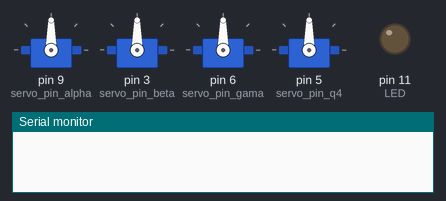
This sketch was run on a simulated Arduino Uno, built with avr-gcc and run on an emulated ATmega328P. On the bench: 4 × servo, output pins drawn as LEDs (lit = HIGH), the last lines printed to the serial monitor.

Above: at 0.1 s.
At 15.6 s:
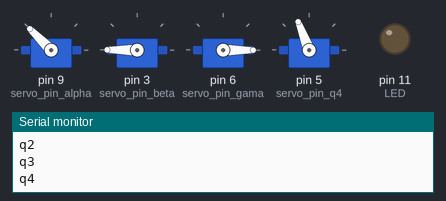
At 35.6 s:
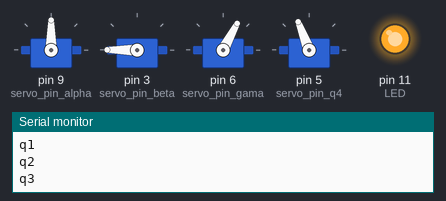
At 60.6 s:
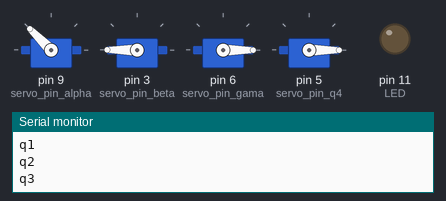
At 90.6 s:
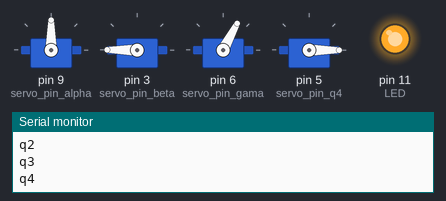
At 125.6 s:
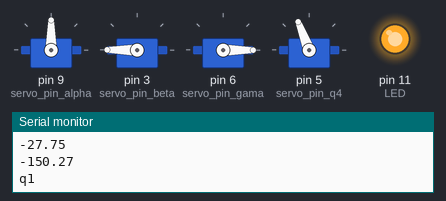
Timing chart, 0 to 127.1 s (numbered marks = the images above):
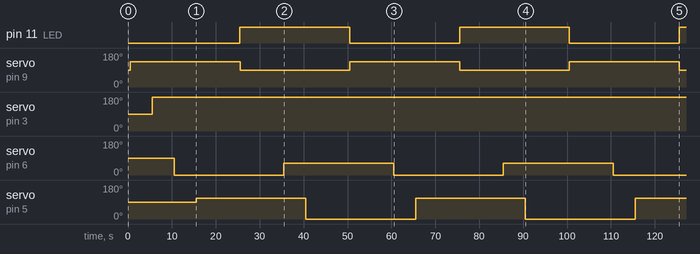

Measured:
- by itself, pin 11 (LED): alternates HIGH for 25.0 s and LOW for 25.0 s
- by itself, servo on pin 9 (servo_pin_alpha): alternates 135° for 25.0 s and 90° for 25.0 s
- by itself, servo on pin 3 (servo_pin_beta): 90° → 180° at 5.5 s
- by itself, servo on pin 6 (servo_pin_gama): alternates 62° for 25.0 s and 0° for 25.0 s
- by itself, servo on pin 5 (servo_pin_q4): alternates 111° for 25.0 s and 0° for 25.0 s

The sketch:

movement_test_script.ino
```cpp
#include <Servo.h>

#define   M_PI   3.14159265358979323846 /* pi */


// ============= Program variables =============
Servo servo_alpha, servo_beta, servo_gama, servo_q4; // create servo object to control a servo
const int potpin_alpha = A0;  // analog pin used to connect the potentiometer
const int potpin_beta  = A1;  // analog pin used to connect the potentiometer
const int potpin_gama  = A2;  // analog pin used to connect the potentiometer

const int servo_pin_alpha = 9;
const int servo_pin_beta  = 3;
const int servo_pin_gama  = 6;
const int servo_pin_q4  = 5;

const int LED = 11;
const int Button_Calibration = 12; // ASK for Switch --> easier to implemant
const int Button_Action = 13;


float d = 0.03;
float l1 = 0.1;
float l2 = 0.1;
float l3 = 0.15;


int alpha_0, beta_0, gama_0, q4_0; // Home angle positions

bool Read_button(int pin)           //return High if a button is pressed for two secods
{
  if(digitalRead(pin) == HIGH)      //check if the button is pressed
    {
      delay(2500);                  //wait 2,5 seconds
      if(digitalRead(pin) == HIGH)  //check if it is still the case
      {
        return(HIGH);
      }
    }
    return(LOW);
}

void Calibration()
{
  int new_alpha_0, new_beta_0, new_gama_0;
  //Read Values
  new_alpha_0 = analogRead(potpin_alpha);             // reads the value of the potentiometer (value between 0 and 1023)
  new_alpha_0 = map(new_alpha_0, 0, 1023, 0, 180);    // scale it to use it with the servo (value between 0 and 180)

  new_beta_0  = analogRead(potpin_beta);              // reads the value of the potentiometer (value between 0 and 1023)
  new_beta_0  = map(new_beta_0, 0, 1023, 0, 180);     // scale it to use it with the servo (value between 0 and 180)

  new_gama_0  = analogRead(potpin_gama);              // reads the value of the potentiometer (value between 0 and 1023)
  new_gama_0  = map(new_gama_0, 0, 1023, 0, 180);     // scale it to use it with the servo (value between 0 and 180)

  //Write Values
  servo_alpha.write(new_alpha_0);                  // sets the servo position according to the scaled value
  alpha_0 = servo_alpha.read();

  servo_beta.write(new_beta_0);                  // sets the servo position according to the scaled value
  beta_0 = servo_beta.read();

  servo_gama.write(new_gama_0);                  // sets the servo position according to the scaled value
  gama_0 = servo_gama.read();

  delay(15);

}


// ===================================== action & poses =====================================

void pose_home()// home position
{
  servo_alpha.write(alpha_0);
  servo_beta.write(beta_0);
  servo_gama.write(gama_0);
}

void pose_1()
{
  servo_alpha.write(alpha_0 - 45);
  servo_beta.write(beta_0);
  servo_gama.write(gama_0);
}


void pose_2()
{
  servo_alpha.write(alpha_0 - 45);
  servo_beta.write(beta_0 - 30);
  servo_gama.write(gama_0 - 20);
}

// Other side

void pose_11() // opposite
{
  servo_alpha.write(alpha_0 + 45);
  servo_beta.write(beta_0);
  servo_gama.write(gama_0);
}
// =============================================

float compute_phi(float x)
{
  if(x>0)
    return(0);
  return(-M_PI);
}

float compute_r3(float r,float  l3,float phi)
{//check
    return(r-l3*cos(phi));
}
float compute_z3(float z,float  l3,float phi)
{//check
    return(z-l3*sin(phi));
}

float compute_q3(float r,float z,float l1,float l2)
{
  float numerator1, numerator2, denominator;

  numerator1 =(float)(r*r + z*z);
  numerator2 = l1*l1 + l2*l2;
  denominator = 2 * l1 * l2;
  return(-acos((numerator1 - numerator2) / (denominator)));
}


float compute_q2(float r,float z,float l1,float l2, float q3)
{
  float a,b_numerator,b_denominator,b;

  Serial.println("COMPUTE Q2");
  a = atan2(z,r);
  b_numerator = l2*sin(q3);//change it to q3
  b_denominator = l1 + l2*cos(q3);
  b = atan2(b_numerator, b_denominator);

  Serial.println(a);

  Serial.println(b);

  Serial.println(a+b+M_PI/2);
  return(a + b +M_PI/2); // to have origin on s axis we have to change it from 90 degrees, i don't know why // maybesomething wrong here too
}


void action_equation(float q1, float q2, float q3, float q4)// write
{

  Serial.println("angles");
  Serial.println(q1);
  Serial.println(q2);
  Serial.println(q3);
  Serial.println(q4);
  Serial.println("q1");
  servo_alpha.write(q1 +alpha_0);
  delay(5000);
  Serial.println("q2");
  servo_beta.write(q2 +beta_0);
  delay(5000);
  Serial.println("q3");
  servo_gama.write(q3 + gama_0);
  delay(5000);
  Serial.println("q4");
  servo_q4.write(q4 +q4_0);
  delay(5000);

}


void pose(float *direct_model)//takes an array
{
  /*
  Write the inverse kinematic equation :
  alpha = ... direct_model[0] ou x = direct_model[0]...
  beta  = ...

  alpha = atan2(direct_model[1], direct_model[0]); // atan2(y,x) == arctan(y/x)
  beta  = asin((direct_model[2] + d)/(l1 + l2));
  gama  = log(-direct_model[3]/sin(alpha))*M_PI;// log(x) = ln(x); //might be worng, but there is another solution

  //old one above
  */
  float q1,q2,q3,q4;

  float x = direct_model[0];
  float y = direct_model[1];
  float z = direct_model[2] - d;//take off the d from DH parameter
  float phi = compute_phi(x); //in our case phi is always 0

  float r =(float) sqrt(x*x + y*y); //I don't know how to decreibe it yes baisicly, in this on this is line that the planer is based

  q1 = atan2(y,x); // atan2(z,x) == arctan(z/x);
  float r3, z3;
  r3 = compute_r3(r, l3, phi);//this is position of servo4
  z3 = compute_z3(z, l3, phi);

  q3  = compute_q3(r3, z3, l1, l2);
  q2  = compute_q2(r3, z3, l1, l2, q3);

  //q2 = q2 + M_PI/2; //add offset
  q4 = phi - (q2+q3);

  //if (q4 > 180)//for the limit but i don't think we need it now
  //  q4 = 360 - q4;


  if(q2 <0)
    q2 = -q2; // I don't know how to handle this properly yet but at least if the value is negative, we change it to positive

  //pass q to angles
  Serial.println("q2 before");
  Serial.println(q2);

  q1 = q1 * 180/M_PI;
  q2 = q2 * 180/M_PI;
  q3 = q3 * 180/M_PI;
  q4 = q4 * 180/M_PI;

  float radtodeg = 57.2957795;

  float q1d,q2d,q3d,q4d;

  /*s
  q1d = q1 * radtodeg;
  q2d = q2 * radtodeg;
  qd = q3 * radtodeg;
  q2d = q4 * radtodeg;
  Serial.println("qfter");
  */
  Serial.println(q2);

  action_equation(q1, q2, q3, q4);//I feel like something is wrong with q2 but for q3 it is the way i foud to have a positive value

}

// Gripper
void pick()
{
  //nothing for the moment, basicly we want to set the other servos to grip somthing
}

void drop()
{
  //nothing for the moment, set the servos to drop
}


void setup()
{
  Serial.begin(115200);
  // Set Servos
  servo_alpha.attach(servo_pin_alpha);
  servo_beta.attach(servo_pin_beta);
  servo_gama.attach(servo_pin_gama);
  servo_q4.attach(servo_pin_q4);

  pinMode(servo_pin_alpha, OUTPUT);
  pinMode(servo_pin_beta, OUTPUT);
  pinMode(servo_pin_gama, OUTPUT);
  pinMode(servo_pin_q4, OUTPUT);

  pinMode(Button_Calibration, INPUT);
  pinMode(Button_Action, INPUT);

  pinMode(LED, OUTPUT);
}


void loop()
{

  float directmodel[3];
//save home position (init pose)
  alpha_0 = servo_alpha.read();
  beta_0 = servo_beta.read();
  gama_0 = servo_gama.read();
  q4_0 = servo_q4.read();

  delay(500);
  while(1)
  {

    Serial.println("POSE 1");

    digitalWrite(LED, LOW);
    directmodel[0] = 0.1 ;
    directmodel[1] = 0.1;
    directmodel[2] = 0.1;
    pose(directmodel);


    delay(5000);

    Serial.println("POSE 2");

    digitalWrite(LED, HIGH);
    directmodel[0] = 0.11 ;
    directmodel[1] = 0.0 ;
    directmodel[2] = 0.22 ;
    pose(directmodel);

    delay(5000);
  }

/*
  if(digitalRead(Button_Calibration) == HIGH)
  {
    Calibration();
    digitalWrite(LED, HIGH);              //turn on LED to show that calibration is running

  }
  else
  {
    digitalWrite(LED, LOW);              //turn on LED to show that calibration is running
    Action();
  }
*/
  delay(1000);                           // waits for the servo to get there
}
```
